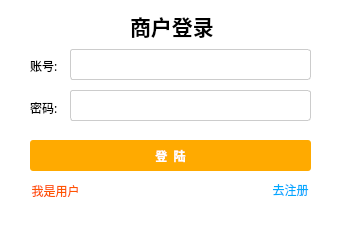
<?xml version="1.0" encoding="UTF-8"?>
<ui version="4.0">
 <class>MainWindow</class>
 <widget class="QMainWindow" name="MainWindow">
  <property name="geometry">
   <rect>
    <x>0</x>
    <y>0</y>
    <width>348</width>
    <height>225</height>
   </rect>
  </property>
  <property name="minimumSize">
   <size>
    <width>348</width>
    <height>225</height>
   </size>
  </property>
  <property name="maximumSize">
   <size>
    <width>348</width>
    <height>225</height>
   </size>
  </property>
  <property name="windowTitle">
   <string>MainWindow</string>
  </property>
  <property name="styleSheet">
   <string notr="true">background-color: white;</string>
  </property>
  <widget class="QWidget" name="centralwidget">
   <widget class="QLabel" name="label">
    <property name="geometry">
     <rect>
      <x>130</x>
      <y>10</y>
      <width>131</width>
      <height>31</height>
     </rect>
    </property>
    <property name="font">
     <font>
      <family>微软雅黑</family>
      <pointsize>16</pointsize>
      <weight>75</weight>
      <bold>true</bold>
     </font>
    </property>
    <property name="text">
     <string>商户登录</string>
    </property>
   </widget>
   <widget class="QLabel" name="label_2">
    <property name="geometry">
     <rect>
      <x>30</x>
      <y>55</y>
      <width>31</width>
      <height>21</height>
     </rect>
    </property>
    <property name="font">
     <font>
      <family>微软雅黑</family>
     </font>
    </property>
    <property name="text">
     <string>账号:</string>
    </property>
   </widget>
   <widget class="QLabel" name="label_3">
    <property name="geometry">
     <rect>
      <x>30</x>
      <y>100</y>
      <width>31</width>
      <height>16</height>
     </rect>
    </property>
    <property name="font">
     <font>
      <family>微软雅黑</family>
     </font>
    </property>
    <property name="text">
     <string>密码:</string>
    </property>
   </widget>
   <widget class="QLineEdit" name="lineEdit">
    <property name="geometry">
     <rect>
      <x>70</x>
      <y>49</y>
      <width>241</width>
      <height>31</height>
     </rect>
    </property>
    <property name="styleSheet">
     <string notr="true">QLineEdit { border-radius: 3px; border: 0.5px solid #CCCCCC;}</string>
    </property>
   </widget>
   <widget class="QLineEdit" name="lineEdit_2">
    <property name="geometry">
     <rect>
      <x>70</x>
      <y>90</y>
      <width>241</width>
      <height>31</height>
     </rect>
    </property>
    <property name="styleSheet">
     <string notr="true">QLineEdit { border-radius: 3px; border: 0.5px solid #CCCCCC;}</string>
    </property>
   </widget>
   <widget class="QPushButton" name="pushButton">
    <property name="geometry">
     <rect>
      <x>30</x>
      <y>140</y>
      <width>281</width>
      <height>31</height>
     </rect>
    </property>
    <property name="font">
     <font>
      <family>微软雅黑</family>
      <weight>75</weight>
      <bold>true</bold>
     </font>
    </property>
    <property name="styleSheet">
     <string notr="true">QPushButton { background-color:rgb(255, 170, 0); color:rgb(255, 255, 255); border-radius: 3px; }</string>
    </property>
    <property name="text">
     <string>登  陆</string>
    </property>
   </widget>
   <widget class="QPushButton" name="pushButton_2">
    <property name="geometry">
     <rect>
      <x>30</x>
      <y>180</y>
      <width>51</width>
      <height>21</height>
     </rect>
    </property>
    <property name="styleSheet">
     <string notr="true">QPushButton { background-color:rgb(255, 255, 255); color:rgb(255, 85, 0); border-radius: 2px; }</string>
    </property>
    <property name="text">
     <string>我是用户</string>
    </property>
   </widget>
   <widget class="QPushButton" name="pushButton_3">
    <property name="geometry">
     <rect>
      <x>270</x>
      <y>180</y>
      <width>41</width>
      <height>20</height>
     </rect>
    </property>
    <property name="styleSheet">
     <string notr="true">QPushButton { background-color:rgb(255, 255, 255); color:rgb(0, 170, 255); border-radius: 2px; }</string>
    </property>
    <property name="text">
     <string>去注册</string>
    </property>
   </widget>
  </widget>
  <widget class="QStatusBar" name="statusbar"/>
 </widget>
 <resources/>
 <connections/>
</ui>
